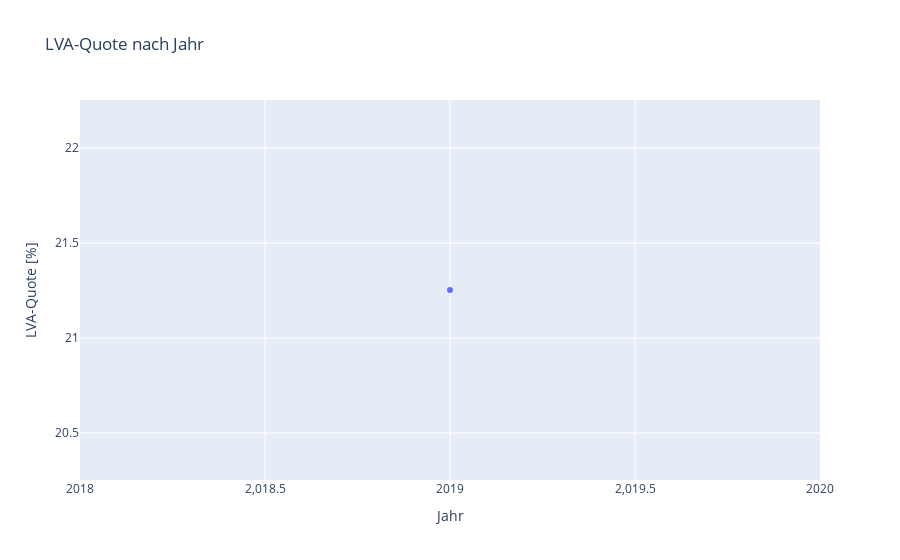

Write notebook code for a chart like this one.
### Code cell
df = pd.read_sql(text("""
    SELECT kohorte_id AS jahr,
           100 * SUM(anzahl_lernende_lva) /
               NULLIF(SUM(anzahl_lernende),0) AS lva_rate
    FROM fact_lva_stats
    GROUP BY kohorte_id
    ORDER BY kohorte_id
"""), eng)

px.line(df, x="jahr", y="lva_rate",
        markers=True,
        title="LVA-Quote nach Jahr",
        labels={"jahr":"Jahr", "lva_rate":"LVA-Quote [%]"}).show()

### Figure 1 — Plotly figure (JSON) as saved in the notebook; plotly's stock layout.template omitted (floating-point values rounded to 4 significant figures)
{"data": [{"hovertemplate": "Jahr=%{x}<br>LVA-Quote [%]=%{y}<extra></extra>", "legendgroup": "", "line": {"color": "#636efa", "dash": "solid"}, "marker": {"symbol": "circle"}, "mode": "lines+markers", "name": "", "orientation": "v", "showlegend": false, "type": "scatter", "x": [2019], "xaxis": "x", "y": [21.25], "yaxis": "y"}], "layout": {"legend": {"tracegroupgap": 0}, "title": {"text": "LVA-Quote nach Jahr"}, "xaxis": {"anchor": "y", "domain": [0, 1], "title": {"text": "Jahr"}}, "yaxis": {"anchor": "x", "domain": [0, 1], "title": {"text": "LVA-Quote [%]"}}}}
